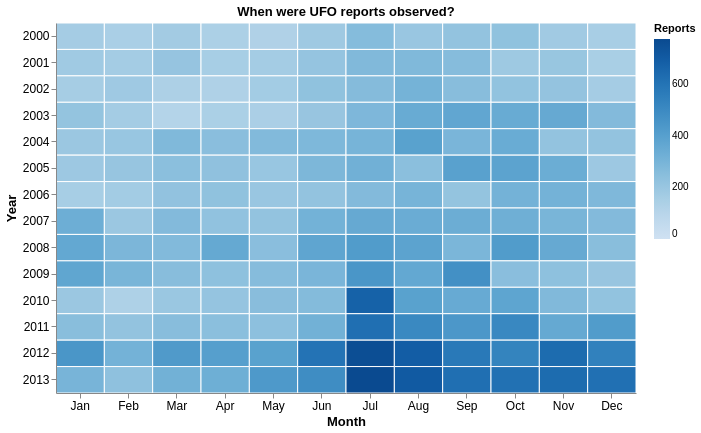

Source (notebook cell):
### Markdown cell above
## Plot 1: reports by month and year
Each rectangle represents a month–year combination. Month and year are ordered categories on the horizontal and vertical axes; color encodes the quantitative report count. A sequential blue scale makes larger counts darker without implying a meaningful midpoint. I group the filtered rows by year and month, count them, and reindex to the complete 14 × 12 grid, filling unobserved combinations with zero. This shows both within-year seasonality and differences between years; it does not normalize for population or reporting effort. Tooltips provide exact counts.

### Code cell
grid = pd.MultiIndex.from_product([range(2000, 2014), range(1, 13)], names=["year", "month"])
monthly = us.groupby(["year", "month"]).size().reindex(grid, fill_value=0).rename("reports").reset_index()
months = list(calendar.month_abbr)[1:]
monthly["month_name"] = monthly["month"].map(dict(enumerate(months, start=1)))
assert monthly["reports"].sum() == len(us)
assert len(monthly) == 14 * 12

plot1 = alt.Chart(monthly).mark_rect(stroke="white", strokeWidth=1).encode(
    x=alt.X("month_name:O", sort=months, title="Month", axis=alt.Axis(labelAngle=0)),
    y=alt.Y("year:O", sort="ascending", title="Year"),
    color=alt.Color("reports:Q", title="Reports", scale=alt.Scale(scheme="blues", zero=True)),
    tooltip=[alt.Tooltip("year:O", title="Year"), alt.Tooltip("month_name:O", title="Month"),
             alt.Tooltip("reports:Q", title="Reports", format=",")]
).properties(width=580, height=370, title="When were UFO reports observed?").configure_view(stroke=None).configure_axis(
    labelFontSize=12, titleFontSize=13
)
plot1

### Figure 1 — Vega-Lite specification as saved in the notebook (floating-point values rounded to 4 significant figures; data arrays with more than 128 entries replaced by an {"elided": "..."} marker saying what was removed)
{"config": {"view": {"continuousWidth": 300, "continuousHeight": 300, "stroke": null}, "axis": {"labelFontSize": 12, "titleFontSize": 13}}, "data": {"name": "data-d1d2a12ed6bfdf59a8fc65d047904f0e"}, "mark": {"type": "rect", "stroke": "white", "strokeWidth": 1}, "encoding": {"color": {"field": "reports", "scale": {"scheme": "blues", "zero": true}, "title": "Reports", "type": "quantitative"}, "tooltip": [{"field": "year", "title": "Year", "type": "ordinal"}, {"field": "month_name", "title": "Month", "type": "ordinal"}, {"field": "reports", "format": ",", "title": "Reports", "type": "quantitative"}], "x": {"axis": {"labelAngle": 0}, "field": "month_name", "sort": ["Jan", "Feb", "Mar", "Apr", "May", "Jun", "Jul", "Aug", "Sep", "Oct", "Nov", "Dec"], "title": "Month", "type": "ordinal"}, "y": {"field": "year", "sort": "ascending", "title": "Year", "type": "ordinal"}}, "height": 370, "title": "When were UFO reports observed?", "width": 580, "$schema": "https://vega.github.io/schema/vega-lite/v5.20.1.json", "datasets": {"data-d1d2a12ed6bfdf59a8fc65d047904f0e": {"elided": "168 records"}}}
